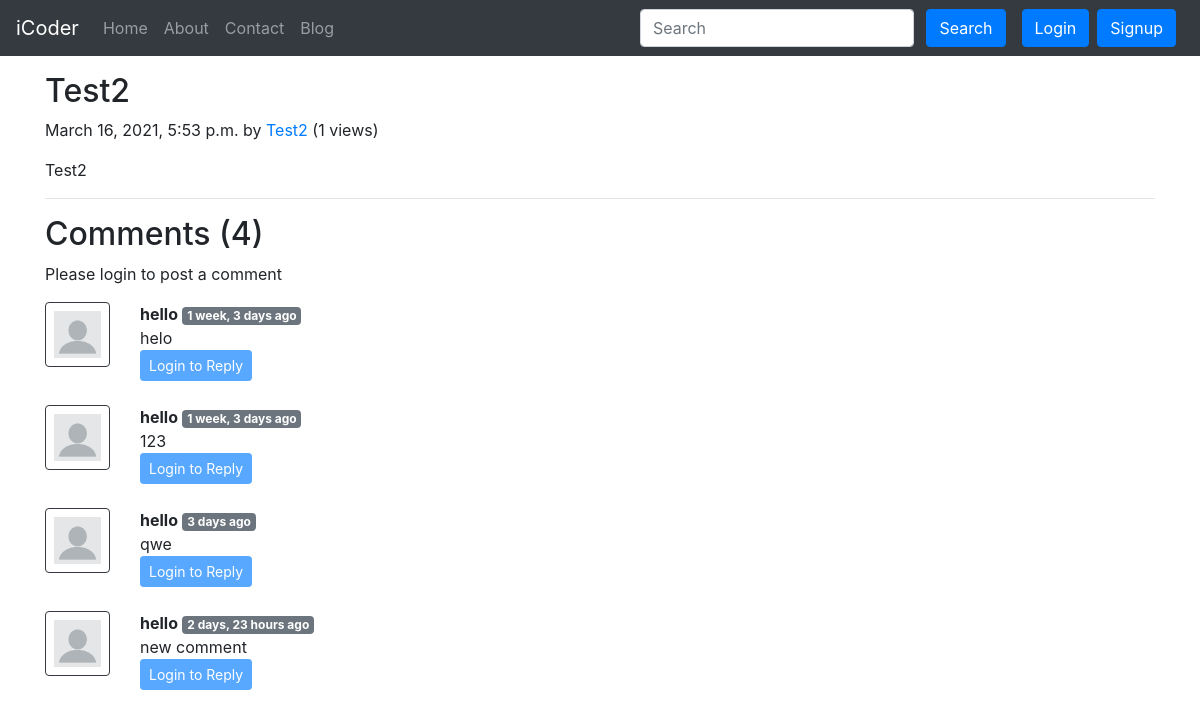
Page /blog/t2 on the earlier database version.
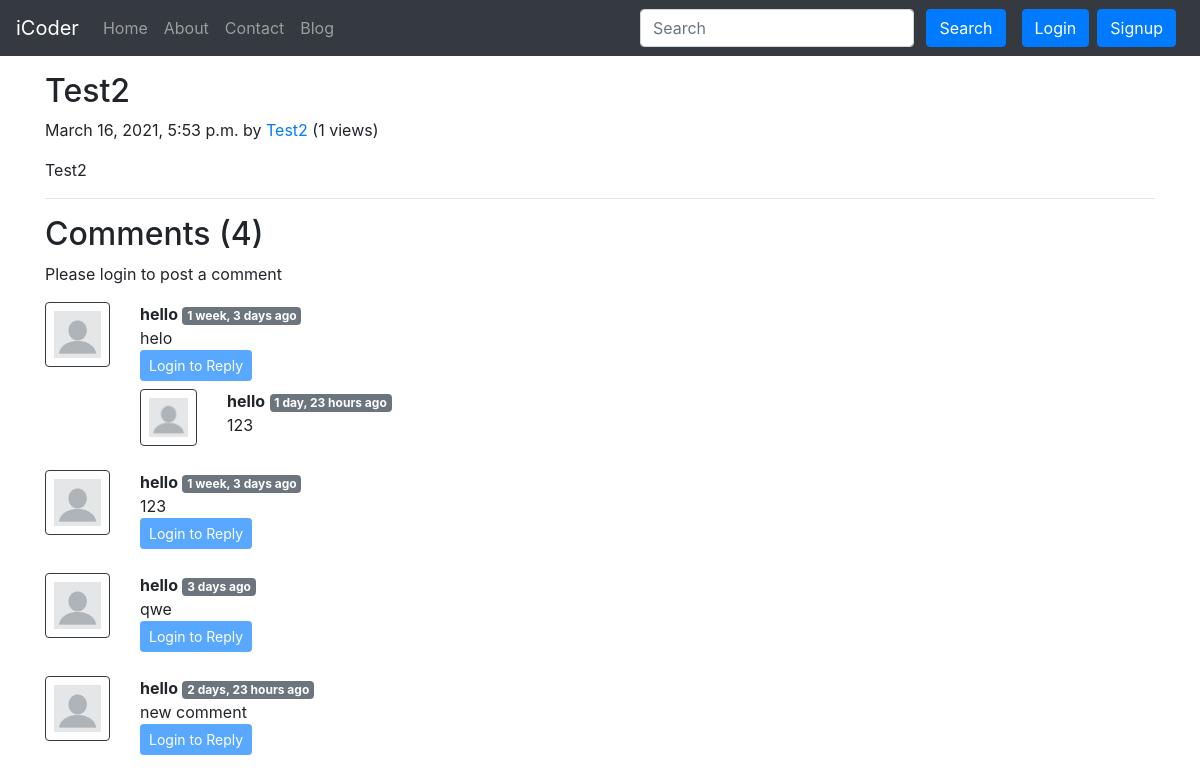
Same page on the later database version.
### blog/models.py (models this page shows, shortened)
class BlogComment(models.Model):
	sno = models.AutoField(primary_key=True)
	comment = models.TextField()
	user = models.ForeignKey(User, on_delete=models.CASCADE)
	post = models.ForeignKey(Post, on_delete=models.CASCADE)
	parent = models.ForeignKey("self", on_delete=models.CASCADE, null=True)
	timestamp = models.DateTimeField(default=now)

### blog/views.py (the view)
# urls.py: path('<str:slug>', views.blogPost, name='blogPost'),
def blogPost(request, slug):
	post = Post.objects.filter(slug=slug).first()
	post.views = post.views + 1
	post.save()
	comments = BlogComment.objects.filter(post=post, parent=None)
	replies = BlogComment.objects.filter(post=post).exclude(parent=None)
	replyDict = {}
	for reply in replies:
		if reply.parent.sno not in replyDict.keys():
			replyDict[reply.parent.sno] = [reply]
		else:
			replyDict[reply.parent.sno].append(reply)
	context = {"post": post, 'comments': comments, 'user': request.user, "replyDict": replyDict}
	return render(request, "blog/blogPost.html", context)

### blog/templatetags/extras.py (called while the page is built)
@register.filter(name="get_val")
def get_val(dict, key):
    return dict.get(key)

### templates/blog/blogPost.html (shortened to what this page needs)
{% extends 'base.html' %}
{% block body %}
{% load humanize %}
{% load extras %}
<div class="container my-3">
	<div class="blog-post">
		<h2 class="blog-post-title">{{post.title}}</h2>
		<p class="blog-post-meta">{{post.timeStamp}} by
			<a href="/about">{{post.author}}</a>
			(<span>{{post.views}} views</span>)
		</p>
		<p>{{post.content|safe}}</p>
		<hr>
	</div>
	<h2>Comments ({{comments.count}})</h2>
	<div class="my-2">
		{% if user.is_authenticated %}
		<form action="/blog/postComment" method="POST">
			{% csrf_token %}
			<div class="form-group">
				<label for="exampleInputEmail1">Post Comment</label>
				<input type="text" class="form-control" name="comment" id="comment" placeholder="Enter Comment here">
			</div>
			<input type="hidden" name="postSno" id="postSno" value="{{post.sno}}">
			<input type="hidden" name="parentSno" value="">
			<button type="submit" class="btn btn-primary">Submit</button>
		</form>
		{% else %}
		<p>Please login to post a comment</p>
		{% endif %}
	</div>
	{% for comment in comments %}
	<div class="row my-3">
		<div class="col-md-1">
			<img class="rounded mx-auto d-block w-100 p-2 border border-dark"
				src="/static/img/blank-profile-picture.png" alt="user">
		</div>
		<div class="col-md-11">
			<b>{{comment.user.username}}</b>
			<span class="badge badge-secondary">{{comment.timestamp | naturaltime}}</span>
			<div>{{comment.comment}}</div>
			<div class="reply mx-0">
				{% if user.is_authenticated %}
				<button class="btn btn-sm btn-primary" type="button" data-toggle="collapse"
					data-target="#replyBox{{comment.sno}}" aria-expanded="false"
					aria-controls="replyBox{{comment.sno}}">
					Reply
				</button>
				<div class="collapse" id="replyBox{{comment.sno}}">
					<div class="card card-body my-2">
						<form action="/blog/postComment" method="POST">
							{% csrf_token %}
							<div class="form-group">
								<label for="comment">Post a Reply</label>
								<input type="text" class="form-control" name="comment" id="comment"
									placeholder="Enter Comment here">
								<input type="hidden" name="parentSno" value="{{comment.sno}}">
							</div>
							<input type="hidden" name="postSno" id="postSno" value="{{post.sno}}">
							<button type="submit" class="btn btn-primary">Submit</button>
						</form>
					</div>
				</div>
				{% else %}
				<button class="btn btn-sm btn-primary" type="button" data-toggle="collapse"
					data-target="#replyBox{{comment.sno}}" aria-expanded="false" aria-controls="replyBox{{comment.sno}}"
					disabled>
					Login to Reply
				</button>
				{% endif %}
				<div class="replies my-2">
					{% for reply in replyDict|get_val:comment.sno %}
					<div class="row my-2">
						<div class="col-md-1">
							<img class="rounded mx-auto d-block w-100 p-2 border border-dark"
								src="/static/img/blank-profile-picture.png" alt="user">
						</div>
						<div class="col-md-11">
							<b>{{reply.user.username}}</b>
							<span class="badge badge-secondary">{{reply.timestamp | naturaltime}}</span>
							<div>{{reply.comment}}</div>
						</div>
						<br>
					</div>
					{% endfor %}
				</div>
			</div>
		</div>
	</div>
	{% endfor %}
</div>
{% endblock body %}

Differences in the rows shown:
added BlogComment: user.username "hello", timestamp "1 day, 23 hours ago", comment "123"
